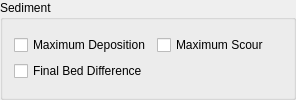
              <widget class="QgsCollapsibleGroupBox" name="sdv_tp_cgb">
               <property name="title">
                <string>Sediment</string>
               </property>
               <property name="collapsed">
                <bool>true</bool>
               </property>
               <layout class="QGridLayout" name="gridLayout_98">
                <item row="0" column="0">
                 <layout class="QGridLayout" name="gridLayout_97">
                  <item row="0" column="0">
                   <widget class="QCheckBox" name="md_tp_cb">
                    <property name="toolTip">
                     <string>&lt;html&gt;&lt;head/&gt;&lt;body&gt;&lt;p&gt;SEDFP.OUT: Maximum deposition (ft or m).&lt;/p&gt;&lt;/body&gt;&lt;/html&gt;</string>
                    </property>
                    <property name="toolTipDuration">
                     <number>0</number>
                    </property>
                    <property name="text">
                     <string>Maximum Deposition</string>
                    </property>
                   </widget>
                  </item>
                  <item row="0" column="1">
                   <widget class="QCheckBox" name="ms_tp_cb">
                    <property name="toolTip">
                     <string>&lt;html&gt;&lt;head/&gt;&lt;body&gt;&lt;p&gt;SEDFP.OUT: Maximum scour (ft or m).&lt;/p&gt;&lt;/body&gt;&lt;/html&gt;</string>
                    </property>
                    <property name="toolTipDuration">
                     <number>0</number>
                    </property>
                    <property name="text">
                     <string>Maximum Scour</string>
                    </property>
                   </widget>
                  </item>
                  <item row="1" column="0">
                   <widget class="QCheckBox" name="fdb_tp_cb">
                    <property name="toolTip">
                     <string>&lt;html&gt;&lt;head/&gt;&lt;body&gt;&lt;p&gt;SEDFP.OUT: Final bed elevation difference (ft or m).&lt;/p&gt;&lt;/body&gt;&lt;/html&gt;</string>
                    </property>
                    <property name="toolTipDuration">
                     <number>0</number>
                    </property>
                    <property name="text">
                     <string>Final Bed Difference</string>
                    </property>
                   </widget>
                  </item>
                  <item row="0" column="2">
                   <widget class="QLabel" name="label_22">
                    <property name="text">
                     <string/>
                    </property>
                   </widget>
                  </item>
                 </layout>
                </item>
               </layout>
              </widget>
